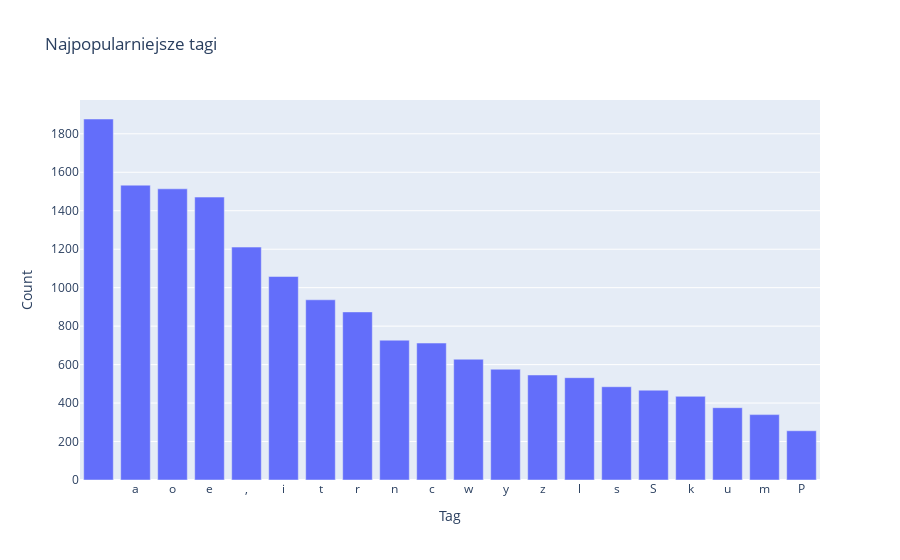

Notebook code cell kept with this figure:
### Code cell
from collections import Counter

# Liczenie występowania tagów
tag_counts = Counter(tag for tags in df['Tagi'] for tag in tags)
tag_df = pd.DataFrame(tag_counts.items(), columns=['Tag', 'Count']).sort_values('Count', ascending=False)

# Wizualizacja
fig = px.bar(tag_df.head(20), x='Tag', y='Count', title='Najpopularniejsze tagi')
fig.show()

### Figure 1 — Plotly figure (JSON) as saved in the notebook; plotly's stock layout.template omitted (floating-point values rounded to 4 significant figures)
{"data": [{"alignmentgroup": "True", "hovertemplate": "Tag=%{x}<br>Count=%{y}<extra></extra>", "legendgroup": "", "marker": {"color": "#636efa", "pattern": {"shape": ""}}, "name": "", "offsetgroup": "", "orientation": "v", "showlegend": false, "textposition": "auto", "type": "bar", "x": [" ", "a", "o", "e", ",", "i", "t", "r", "n", "c", "w", "y", "z", "l", "s", "S", "k", "u", "m", "P"], "xaxis": "x", "y": [1877, 1533, 1514, 1471, 1211, 1058, 937, 874, 727, 712, 628, 576, 546, 532, 485, 467, 435, 376, 340, 256], "yaxis": "y"}], "layout": {"barmode": "relative", "legend": {"tracegroupgap": 0}, "title": {"text": "Najpopularniejsze tagi"}, "xaxis": {"anchor": "y", "domain": [0, 1], "title": {"text": "Tag"}}, "yaxis": {"anchor": "x", "domain": [0, 1], "title": {"text": "Count"}}}}
